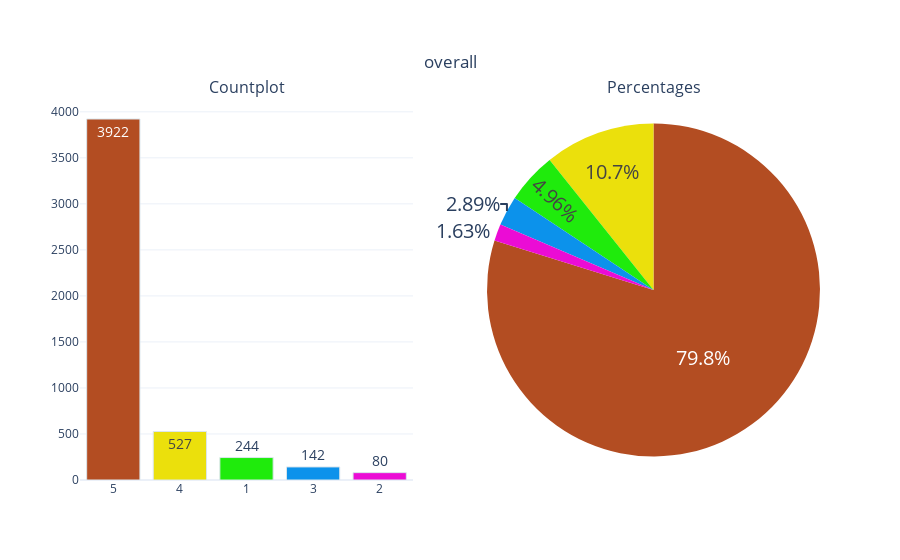

Notebook cell for this chart:
### Code cell
categorical_variable_summary(df, 'overall')

### Figure 1 — Plotly figure (JSON) as saved in the notebook; plotly's stock layout.template omitted (floating-point values rounded to 4 significant figures)
{"data": [{"marker": {"color": ["#B34D22", "#EBE00C", "#1FEB0C", "#0C92EB", "#EB0CD5"], "line": {"color": "#DBE6EC", "width": 1}}, "name": "overall", "showlegend": false, "text": ["3922", "527", "244", "142", "80"], "textfont": {"size": 14}, "textposition": "auto", "type": "bar", "x": ["5", "4", "1", "3", "2"], "xaxis": "x", "y": [3922, 527, 244, 142, 80], "yaxis": "y"}, {"domain": {"x": [0.55, 1], "y": [0, 1]}, "labels": [5, 4, 1, 3, 2], "marker": {"colors": ["#B34D22", "#EBE00C", "#1FEB0C", "#0C92EB", "#EB0CD5"]}, "name": "overall", "showlegend": false, "textfont": {"size": 20}, "textposition": "auto", "type": "pie", "values": [3922, 527, 244, 142, 80]}], "layout": {"annotations": [{"font": {"size": 16}, "showarrow": false, "text": "Countplot", "x": 0.225, "xanchor": "center", "xref": "paper", "y": 1, "yanchor": "bottom", "yref": "paper"}, {"font": {"size": 16}, "showarrow": false, "text": "Percentages", "x": 0.775, "xanchor": "center", "xref": "paper", "y": 1, "yanchor": "bottom", "yref": "paper"}], "autosize": true, "title": {"text": "overall", "x": 0.5, "xanchor": "center", "y": 0.9, "yanchor": "top"}, "xaxis": {"anchor": "y", "autorange": true, "domain": [0, 0.45], "range": [-0.5, 4.5], "type": "category"}, "yaxis": {"anchor": "x", "autorange": true, "domain": [0, 1], "range": [0, 4128.0], "type": "linear"}}}
